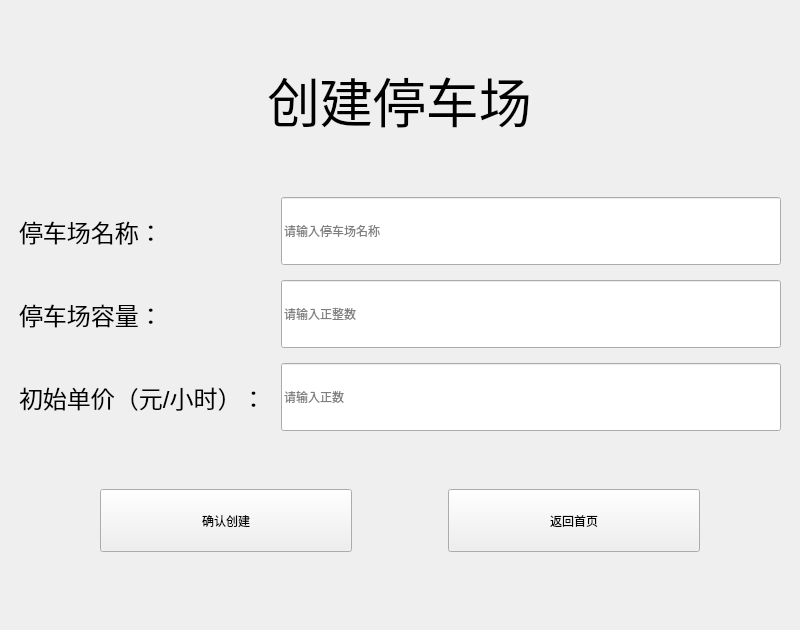
<?xml version="1.0" encoding="UTF-8"?>
<ui version="4.0">
 <class>MainWindow</class>
 <widget class="QMainWindow" name="MainWindow">
  <property name="geometry">
   <rect>
    <x>0</x>
    <y>0</y>
    <width>800</width>
    <height>630</height>
   </rect>
  </property>
  <property name="windowTitle">
   <string>停车场管理系统</string>
  </property>
  <widget class="QWidget" name="centralwidget">
   <layout class="QVBoxLayout" name="verticalLayout">
    <item>
     <widget class="QStackedWidget" name="stackedWidget">
      <property name="currentIndex">
       <number>1</number>
      </property>
      <widget class="QWidget" name="pageHome">
       <layout class="QVBoxLayout" name="verticalLayoutHome">
        <property name="spacing">
         <number>20</number>
        </property>
        <item>
         <spacer name="verticalSpacerTop">
          <property name="orientation">
           <enum>Qt::Orientation::Vertical</enum>
          </property>
          <property name="sizeHint" stdset="0">
           <size>
            <width>20</width>
            <height>60</height>
           </size>
          </property>
         </spacer>
        </item>
        <item alignment="Qt::AlignmentFlag::AlignHCenter">
         <widget class="QLabel" name="labelTitle">
          <property name="font">
           <font>
            <pointsize>50</pointsize>
           </font>
          </property>
          <property name="text">
           <string>停车场管理系统</string>
          </property>
         </widget>
        </item>
        <item>
         <spacer name="verticalSpacerMid">
          <property name="orientation">
           <enum>Qt::Orientation::Vertical</enum>
          </property>
          <property name="sizeHint" stdset="0">
           <size>
            <width>20</width>
            <height>15</height>
           </size>
          </property>
         </spacer>
        </item>
        <item alignment="Qt::AlignmentFlag::AlignHCenter">
         <widget class="QPushButton" name="btnCreatePark">
          <property name="minimumSize">
           <size>
            <width>336</width>
            <height>63</height>
           </size>
          </property>
          <property name="text">
           <string>创建停车场</string>
          </property>
         </widget>
        </item>
        <item alignment="Qt::AlignmentFlag::AlignHCenter">
         <widget class="QPushButton" name="btnImportPark">
          <property name="minimumSize">
           <size>
            <width>336</width>
            <height>63</height>
           </size>
          </property>
          <property name="text">
           <string>导入停车场</string>
          </property>
         </widget>
        </item>
        <item alignment="Qt::AlignmentFlag::AlignHCenter">
         <widget class="QPushButton" name="btnAbout">
          <property name="minimumSize">
           <size>
            <width>336</width>
            <height>63</height>
           </size>
          </property>
          <property name="text">
           <string>系统说明</string>
          </property>
         </widget>
        </item>
        <item alignment="Qt::AlignmentFlag::AlignHCenter">
         <widget class="QPushButton" name="btnExit">
          <property name="minimumSize">
           <size>
            <width>336</width>
            <height>63</height>
           </size>
          </property>
          <property name="text">
           <string>退出程序</string>
          </property>
         </widget>
        </item>
        <item>
         <spacer name="verticalSpacerBottom">
          <property name="orientation">
           <enum>Qt::Orientation::Vertical</enum>
          </property>
          <property name="sizeHint" stdset="0">
           <size>
            <width>20</width>
            <height>120</height>
           </size>
          </property>
         </spacer>
        </item>
       </layout>
      </widget>
      <widget class="QWidget" name="pageCreate">
       <layout class="QVBoxLayout" name="verticalLayoutCreate">
        <property name="spacing">
         <number>15</number>
        </property>
        <item>
         <spacer name="verticalSpacerCreateTop">
          <property name="orientation">
           <enum>Qt::Orientation::Vertical</enum>
          </property>
          <property name="sizeHint" stdset="0">
           <size>
            <width>20</width>
            <height>30</height>
           </size>
          </property>
         </spacer>
        </item>
        <item alignment="Qt::AlignmentFlag::AlignHCenter">
         <widget class="QLabel" name="labelCreateTitle">
          <property name="font">
           <font>
            <pointsize>40</pointsize>
           </font>
          </property>
          <property name="text">
           <string>创建停车场</string>
          </property>
         </widget>
        </item>
        <item>
         <spacer name="verticalSpacerCreateMid">
          <property name="orientation">
           <enum>Qt::Orientation::Vertical</enum>
          </property>
          <property name="sizeHint" stdset="0">
           <size>
            <width>20</width>
            <height>20</height>
           </size>
          </property>
         </spacer>
        </item>
        <item>
         <layout class="QHBoxLayout" name="layoutCreateInputs">
          <item>
           <spacer name="horizontalSpacerInputsLeft">
            <property name="orientation">
             <enum>Qt::Orientation::Horizontal</enum>
            </property>
            <property name="sizeHint" stdset="0">
             <size>
              <width>40</width>
              <height>20</height>
             </size>
            </property>
           </spacer>
          </item>
          <item>
           <layout class="QVBoxLayout" name="layoutLabels">
            <property name="spacing">
             <number>15</number>
            </property>
            <item alignment="Qt::AlignmentFlag::AlignLeft">
             <widget class="QLabel" name="labelParkName">
              <property name="font">
               <font>
                <pointsize>18</pointsize>
               </font>
              </property>
              <property name="text">
               <string>停车场名称：</string>
              </property>
             </widget>
            </item>
            <item alignment="Qt::AlignmentFlag::AlignLeft">
             <widget class="QLabel" name="labelCapacity">
              <property name="font">
               <font>
                <pointsize>18</pointsize>
               </font>
              </property>
              <property name="text">
               <string>停车场容量：</string>
              </property>
             </widget>
            </item>
            <item alignment="Qt::AlignmentFlag::AlignLeft">
             <widget class="QLabel" name="labelPrice">
              <property name="font">
               <font>
                <pointsize>18</pointsize>
               </font>
              </property>
              <property name="text">
               <string>初始单价（元/小时）：</string>
              </property>
             </widget>
            </item>
           </layout>
          </item>
          <item>
           <spacer name="horizontalSpacerBetweenLabelsInputs">
            <property name="orientation">
             <enum>Qt::Orientation::Horizontal</enum>
            </property>
            <property name="sizeHint" stdset="0">
             <size>
              <width>4</width>
              <height>20</height>
             </size>
            </property>
           </spacer>
          </item>
          <item>
           <layout class="QVBoxLayout" name="layoutInputs">
            <property name="spacing">
             <number>15</number>
            </property>
            <item alignment="Qt::AlignmentFlag::AlignRight">
             <widget class="QLineEdit" name="editParkName">
              <property name="minimumSize">
               <size>
                <width>500</width>
                <height>68</height>
               </size>
              </property>
              <property name="placeholderText">
               <string>请输入停车场名称</string>
              </property>
             </widget>
            </item>
            <item alignment="Qt::AlignmentFlag::AlignRight">
             <widget class="QLineEdit" name="editCapacity">
              <property name="minimumSize">
               <size>
                <width>500</width>
                <height>68</height>
               </size>
              </property>
              <property name="placeholderText">
               <string>请输入正整数</string>
              </property>
             </widget>
            </item>
            <item alignment="Qt::AlignmentFlag::AlignRight">
             <widget class="QLineEdit" name="editPrice">
              <property name="minimumSize">
               <size>
                <width>500</width>
                <height>68</height>
               </size>
              </property>
              <property name="placeholderText">
               <string>请输入正数</string>
              </property>
             </widget>
            </item>
           </layout>
          </item>
          <item>
           <spacer name="horizontalSpacerInputsRight">
            <property name="orientation">
             <enum>Qt::Orientation::Horizontal</enum>
            </property>
            <property name="sizeHint" stdset="0">
             <size>
              <width>40</width>
              <height>20</height>
             </size>
            </property>
           </spacer>
          </item>
         </layout>
        </item>
        <item>
         <spacer name="verticalSpacerCreateBtns">
          <property name="orientation">
           <enum>Qt::Orientation::Vertical</enum>
          </property>
          <property name="sizeHint" stdset="0">
           <size>
            <width>20</width>
            <height>20</height>
           </size>
          </property>
         </spacer>
        </item>
        <item>
         <layout class="QHBoxLayout" name="layoutCreateBtns">
          <item>
           <spacer name="horizontalSpacerCreateLeft">
            <property name="orientation">
             <enum>Qt::Orientation::Horizontal</enum>
            </property>
            <property name="sizeHint" stdset="0">
             <size>
              <width>40</width>
              <height>20</height>
             </size>
            </property>
           </spacer>
          </item>
          <item>
           <widget class="QPushButton" name="btnCreateConfirm">
            <property name="minimumSize">
             <size>
              <width>252</width>
              <height>63</height>
             </size>
            </property>
            <property name="text">
             <string>确认创建</string>
            </property>
           </widget>
          </item>
          <item>
           <spacer name="horizontalSpacerBetweenCreate">
            <property name="orientation">
             <enum>Qt::Orientation::Horizontal</enum>
            </property>
            <property name="sizeHint" stdset="0">
             <size>
              <width>20</width>
              <height>20</height>
             </size>
            </property>
           </spacer>
          </item>
          <item>
           <widget class="QPushButton" name="btnCreateBack">
            <property name="minimumSize">
             <size>
              <width>252</width>
              <height>63</height>
             </size>
            </property>
            <property name="text">
             <string>返回首页</string>
            </property>
           </widget>
          </item>
          <item>
           <spacer name="horizontalSpacerCreateRight">
            <property name="orientation">
             <enum>Qt::Orientation::Horizontal</enum>
            </property>
            <property name="sizeHint" stdset="0">
             <size>
              <width>40</width>
              <height>20</height>
             </size>
            </property>
           </spacer>
          </item>
         </layout>
        </item>
        <item>
         <spacer name="verticalSpacerCreateBottom">
          <property name="orientation">
           <enum>Qt::Orientation::Vertical</enum>
          </property>
          <property name="sizeHint" stdset="0">
           <size>
            <width>20</width>
            <height>60</height>
           </size>
          </property>
         </spacer>
        </item>
       </layout>
      </widget>
      <widget class="QWidget" name="pageAbout">
       <layout class="QVBoxLayout" name="verticalLayoutAbout">
        <item>
         <spacer name="verticalSpacerAboutTop">
          <property name="orientation">
           <enum>Qt::Orientation::Vertical</enum>
          </property>
          <property name="sizeHint" stdset="0">
           <size>
            <width>20</width>
            <height>20</height>
           </size>
          </property>
         </spacer>
        </item>
        <item alignment="Qt::AlignmentFlag::AlignHCenter">
         <widget class="QLabel" name="labelAboutTitle">
          <property name="font">
           <font>
            <pointsize>30</pointsize>
           </font>
          </property>
          <property name="text">
           <string>系统说明</string>
          </property>
         </widget>
        </item>
        <item>
         <spacer name="verticalSpacerAboutMid">
          <property name="orientation">
           <enum>Qt::Orientation::Vertical</enum>
          </property>
          <property name="sizeHint" stdset="0">
           <size>
            <width>20</width>
            <height>10</height>
           </size>
          </property>
         </spacer>
        </item>
        <item>
         <widget class="QTextEdit" name="textAbout">
          <property name="minimumSize">
           <size>
            <width>0</width>
            <height>400</height>
           </size>
          </property>
          <property name="font">
           <font>
            <pointsize>12</pointsize>
           </font>
          </property>
          <property name="readOnly">
           <bool>true</bool>
          </property>
          <property name="html">
           <string>&lt;!DOCTYPE HTML PUBLIC &quot;-//W3C//DTD HTML 4.0//EN&quot; &quot;http://www.w3.org/TR/REC-html40/strict.dtd&quot;&gt;
&lt;html&gt;&lt;head&gt;&lt;meta name=&quot;qrichtext&quot; content=&quot;1&quot; /&gt;&lt;meta charset=&quot;utf-8&quot; /&gt;&lt;style type=&quot;text/css&quot;&gt;
p, li { white-space: pre-wrap; }
hr { height: 1px; border-width: 0; }
li.unchecked::marker { content: &quot;\2610&quot;; }
li.checked::marker { content: &quot;\2612&quot;; }
&lt;/style&gt;&lt;/head&gt;&lt;body style=&quot; font-family:'Microsoft YaHei UI'; font-size:12pt; font-weight:400; font-style:normal;&quot;&gt;
&lt;h3 style=&quot; margin-top:14px; margin-bottom:12px; margin-left:0px; margin-right:0px; -qt-block-indent:0; text-indent:0px;&quot;&gt;&lt;span style=&quot; font-size:large; font-weight:700;&quot;&gt;停车场管理系统&lt;/span&gt;&lt;/h3&gt;
&lt;p style=&quot; margin-top:12px; margin-bottom:12px; margin-left:0px; margin-right:0px; -qt-block-indent:0; text-indent:0px;&quot;&gt;本系统使用 &lt;span style=&quot; font-weight:700;&quot;&gt;共享双栈（DualStack）&lt;/span&gt; 和 &lt;span style=&quot; font-weight:700;&quot;&gt;双向链表（DoublyLinkedList）&lt;/span&gt; 模拟停车场管理，支持创建、导入/导出、添加删除车辆、信息查询、修改单价和调试加时等操作。&lt;/p&gt;
&lt;hr /&gt;
&lt;h4 style=&quot; margin-top:12px; margin-bottom:12px; margin-left:0px; margin-right:0px; -qt-block-indent:0; text-indent:0px;&quot;&gt;&lt;span style=&quot; font-size:medium; font-weight:700;&quot;&gt;数据结构&lt;/span&gt;&lt;/h4&gt;
&lt;ul style=&quot;margin-top: 0px; margin-bottom: 0px; margin-left: 0px; margin-right: 0px; -qt-list-indent: 1;&quot;&gt;
&lt;li style=&quot; margin-top:12px; margin-bottom:0px; margin-left:0px; margin-right:0px; -qt-block-indent:0; text-indent:0px;&quot;&gt;&lt;span style=&quot; font-weight:700;&quot;&gt;共享双栈（DualStack）&lt;/span&gt;：两个栈共用同一线性空间，左栈用于停车场内车辆，右栈用于临时让路的车辆。&lt;/li&gt;
&lt;li style=&quot; margin-top:0px; margin-bottom:12px; margin-left:0px; margin-right:0px; -qt-block-indent:0; text-indent:0px;&quot;&gt;&lt;span style=&quot; font-weight:700;&quot;&gt;双向链表（DoublyLinkedList）&lt;/span&gt;：用于便道（大门外等待区）车辆的管理。&lt;/li&gt;&lt;/ul&gt;
&lt;h4 style=&quot; margin-top:12px; margin-bottom:12px; margin-left:0px; margin-right:0px; -qt-block-indent:0; text-indent:0px;&quot;&gt;&lt;span style=&quot; font-size:medium; font-weight:700;&quot;&gt;核心功能&lt;/span&gt;&lt;/h4&gt;
&lt;ul style=&quot;margin-top: 0px; margin-bottom: 0px; margin-left: 0px; margin-right: 0px; -qt-list-indent: 1;&quot;&gt;
&lt;li style=&quot; margin-top:12px; margin-bottom:0px; margin-left:0px; margin-right:0px; -qt-block-indent:0; text-indent:0px;&quot;&gt;&lt;span style=&quot; font-weight:700;&quot;&gt;创建停车场&lt;/span&gt;：设置停车场名称、总容量和每小时单价。&lt;/li&gt;
&lt;li style=&quot; margin-top:0px; margin-bottom:0px; margin-left:0px; margin-right:0px; -qt-block-indent:0; text-indent:0px;&quot;&gt;&lt;span style=&quot; font-weight:700;&quot;&gt;导入/导出&lt;/span&gt;：通过 JSON 文件导入导出停车场配置及所有车辆数据。&lt;/li&gt;
&lt;li style=&quot; margin-top:0px; margin-bottom:0px; margin-left:0px; margin-right:0px; -qt-block-indent:0; text-indent:0px;&quot;&gt;&lt;span style=&quot; font-weight:700;&quot;&gt;车辆入场&lt;/span&gt;：栈不满时入栈并记录入场时间，栈满时则进入便道等待。&lt;/li&gt;
&lt;li style=&quot; margin-top:0px; margin-bottom:0px; margin-left:0px; margin-right:0px; -qt-block-indent:0; text-indent:0px;&quot;&gt;&lt;span style=&quot; font-weight:700;&quot;&gt;车辆离场&lt;/span&gt;：栈内车辆离场时，后方车辆临时让路再恢复，便道首车自动补入；便道车辆直接离开不收费。&lt;/li&gt;
&lt;li style=&quot; margin-top:0px; margin-bottom:0px; margin-left:0px; margin-right:0px; -qt-block-indent:0; text-indent:0px;&quot;&gt;&lt;span style=&quot; font-weight:700;&quot;&gt;信息查询&lt;/span&gt;：在管理页面查看栈内和便道车辆列表，在详情页面查看每辆车的车牌、停车总时长和费用。&lt;/li&gt;
&lt;li style=&quot; margin-top:0px; margin-bottom:0px; margin-left:0px; margin-right:0px; -qt-block-indent:0; text-indent:0px;&quot;&gt;&lt;span style=&quot; font-weight:700;&quot;&gt;修改单价&lt;/span&gt;：在车辆详情页面随时调整每小时收费标准。&lt;/li&gt;
&lt;li style=&quot; margin-top:0px; margin-bottom:12px; margin-left:0px; margin-right:0px; -qt-block-indent:0; text-indent:0px;&quot;&gt;&lt;span style=&quot; font-weight:700;&quot;&gt;调试加时&lt;/span&gt;：可对在场所有车辆手动追加若干小时、分钟、秒的停车时间。&lt;/li&gt;&lt;/ul&gt;&lt;/body&gt;&lt;/html&gt;</string>
          </property>
         </widget>
        </item>
        <item alignment="Qt::AlignmentFlag::AlignRight">
         <widget class="QPushButton" name="btnAboutBack">
          <property name="minimumSize">
           <size>
            <width>100</width>
            <height>55</height>
           </size>
          </property>
          <property name="text">
           <string>返回首页</string>
          </property>
         </widget>
        </item>
        <item>
         <spacer name="verticalSpacerAboutBottom">
          <property name="orientation">
           <enum>Qt::Orientation::Vertical</enum>
          </property>
          <property name="sizeHint" stdset="0">
           <size>
            <width>20</width>
            <height>30</height>
           </size>
          </property>
         </spacer>
        </item>
       </layout>
      </widget>
      <widget class="QWidget" name="pageManage">
       <layout class="QVBoxLayout" name="verticalLayoutManage">
        <item>
         <layout class="QHBoxLayout" name="layoutManageToolbar">
          <item>
           <widget class="QLabel" name="labelParkNameDisplay">
            <property name="font">
             <font>
              <pointsize>20</pointsize>
              <bold>true</bold>
             </font>
            </property>
            <property name="text">
             <string>停车场</string>
            </property>
           </widget>
          </item>
          <item>
           <spacer name="horizontalSpacerToolbar">
            <property name="orientation">
             <enum>Qt::Orientation::Horizontal</enum>
            </property>
            <property name="sizeHint" stdset="0">
             <size>
              <width>40</width>
              <height>20</height>
             </size>
            </property>
           </spacer>
          </item>
          <item>
           <widget class="QPushButton" name="btnManageBack">
            <property name="minimumSize">
             <size>
              <width>110</width>
              <height>45</height>
             </size>
            </property>
            <property name="text">
             <string>返回首页</string>
            </property>
           </widget>
          </item>
          <item>
           <widget class="QPushButton" name="btnAddCar">
            <property name="minimumSize">
             <size>
              <width>110</width>
              <height>45</height>
             </size>
            </property>
            <property name="text">
             <string>添加车辆</string>
            </property>
           </widget>
          </item>
          <item>
           <widget class="QPushButton" name="btnRemoveCar">
            <property name="minimumSize">
             <size>
              <width>110</width>
              <height>45</height>
             </size>
            </property>
            <property name="text">
             <string>删除车辆</string>
            </property>
           </widget>
          </item>
          <item>
           <widget class="QPushButton" name="btnCarInfo">
            <property name="minimumSize">
             <size>
              <width>110</width>
              <height>45</height>
             </size>
            </property>
            <property name="text">
             <string>车辆信息</string>
            </property>
           </widget>
          </item>
          <item>
           <widget class="QPushButton" name="btnExportInfo">
            <property name="minimumSize">
             <size>
              <width>110</width>
              <height>45</height>
             </size>
            </property>
            <property name="text">
             <string>导出信息</string>
            </property>
           </widget>
          </item>
         </layout>
        </item>
        <item>
         <layout class="QHBoxLayout" name="layoutManageContent">
          <item>
           <widget class="QGroupBox" name="groupStack">
            <property name="font">
             <font>
              <pointsize>16</pointsize>
              <bold>true</bold>
             </font>
            </property>
            <property name="title">
             <string>停车场栈内车辆</string>
            </property>
            <layout class="QVBoxLayout" name="verticalLayoutGroupStack">
             <item>
              <widget class="QListWidget" name="listStack"/>
             </item>
             <item alignment="Qt::AlignmentFlag::AlignHCenter">
              <widget class="QLabel" name="labelStackStatus">
               <property name="font">
                <font>
                 <pointsize>14</pointsize>
                 <bold>true</bold>
                </font>
               </property>
               <property name="text">
                <string>容量: 0/0</string>
               </property>
              </widget>
             </item>
            </layout>
           </widget>
          </item>
          <item>
           <widget class="QGroupBox" name="groupList">
            <property name="font">
             <font>
              <pointsize>16</pointsize>
              <bold>true</bold>
             </font>
            </property>
            <property name="title">
             <string>便道等待车辆</string>
            </property>
            <layout class="QVBoxLayout" name="verticalLayoutGroupList">
             <item>
              <widget class="QListWidget" name="listWaiting"/>
             </item>
             <item alignment="Qt::AlignmentFlag::AlignHCenter">
              <widget class="QLabel" name="labelWaitingStatus">
               <property name="font">
                <font>
                 <pointsize>14</pointsize>
                 <bold>true</bold>
                </font>
               </property>
               <property name="text">
                <string>等待: 0</string>
               </property>
              </widget>
             </item>
            </layout>
           </widget>
          </item>
         </layout>
        </item>
       </layout>
      </widget>
      <widget class="QWidget" name="pageCarInfo">
       <layout class="QVBoxLayout" name="verticalLayoutCarInfo">
        <item>
         <spacer name="verticalSpacerCarInfoTop">
          <property name="orientation">
           <enum>Qt::Orientation::Vertical</enum>
          </property>
          <property name="sizeHint" stdset="0">
           <size>
            <width>20</width>
            <height>20</height>
           </size>
          </property>
         </spacer>
        </item>
        <item alignment="Qt::AlignmentFlag::AlignHCenter">
         <widget class="QLabel" name="labelCarInfoTitle">
          <property name="font">
           <font>
            <pointsize>36</pointsize>
           </font>
          </property>
          <property name="text">
           <string>车辆详细信息</string>
          </property>
         </widget>
        </item>
        <item>
         <spacer name="verticalSpacerCarInfoMid">
          <property name="orientation">
           <enum>Qt::Orientation::Vertical</enum>
          </property>
          <property name="sizeHint" stdset="0">
           <size>
            <width>20</width>
            <height>20</height>
           </size>
          </property>
         </spacer>
        </item>
        <item>
         <widget class="QTableWidget" name="tableCarInfo">
          <property name="minimumSize">
           <size>
            <width>0</width>
            <height>300</height>
           </size>
          </property>
          <property name="columnCount">
           <number>3</number>
          </property>
          <attribute name="horizontalHeaderDefaultSectionSize">
           <number>250</number>
          </attribute>
          <attribute name="horizontalHeaderStretchLastSection">
           <bool>true</bool>
          </attribute>
          <column>
           <property name="text">
            <string>车牌</string>
           </property>
          </column>
          <column>
           <property name="text">
            <string>停车总时长</string>
           </property>
          </column>
          <column>
           <property name="text">
            <string>费用</string>
           </property>
          </column>
         </widget>
        </item>
        <item>
         <spacer name="verticalSpacerCarInfoTime">
          <property name="orientation">
           <enum>Qt::Orientation::Vertical</enum>
          </property>
          <property name="sizeHint" stdset="0">
           <size>
            <width>20</width>
            <height>20</height>
           </size>
          </property>
         </spacer>
        </item>
        <item>
         <layout class="QVBoxLayout" name="verticalLayoutBottomArea">
          <property name="spacing">
           <number>6</number>
          </property>
          <item>
           <layout class="QHBoxLayout" name="layoutAddTimeRow">
            <property name="spacing">
             <number>0</number>
            </property>
            <item>
             <spacer name="horizontalSpacerAddTimeLeft">
              <property name="orientation">
               <enum>Qt::Orientation::Horizontal</enum>
              </property>
              <property name="sizeHint" stdset="0">
               <size>
                <width>40</width>
                <height>20</height>
               </size>
              </property>
             </spacer>
            </item>
            <item alignment="Qt::AlignmentFlag::AlignLeft">
             <widget class="QLabel" name="labelAddTime">
              <property name="font">
               <font>
                <pointsize>16</pointsize>
               </font>
              </property>
              <property name="text">
               <string>增加额外时间：</string>
              </property>
             </widget>
            </item>
            <item>
             <widget class="QSpinBox" name="spinAddHour">
              <property name="minimumSize">
               <size>
                <width>70</width>
                <height>40</height>
               </size>
              </property>
              <property name="maximum">
               <number>999</number>
              </property>
             </widget>
            </item>
            <item>
             <widget class="QLabel" name="labelHourUnit">
              <property name="font">
               <font>
                <pointsize>16</pointsize>
               </font>
              </property>
              <property name="text">
               <string>时</string>
              </property>
             </widget>
            </item>
            <item>
             <widget class="QSpinBox" name="spinAddMinute">
              <property name="minimumSize">
               <size>
                <width>70</width>
                <height>40</height>
               </size>
              </property>
              <property name="maximum">
               <number>59</number>
              </property>
             </widget>
            </item>
            <item>
             <widget class="QLabel" name="labelMinuteUnit">
              <property name="font">
               <font>
                <pointsize>16</pointsize>
               </font>
              </property>
              <property name="text">
               <string>分</string>
              </property>
             </widget>
            </item>
            <item>
             <widget class="QSpinBox" name="spinAddSecond">
              <property name="minimumSize">
               <size>
                <width>70</width>
                <height>40</height>
               </size>
              </property>
              <property name="maximum">
               <number>59</number>
              </property>
             </widget>
            </item>
            <item>
             <widget class="QLabel" name="labelSecondUnit">
              <property name="font">
               <font>
                <pointsize>16</pointsize>
               </font>
              </property>
              <property name="text">
               <string>秒</string>
              </property>
             </widget>
            </item>
            <item>
             <spacer name="horizontalSpacerAddTimeStretch">
              <property name="orientation">
               <enum>Qt::Orientation::Horizontal</enum>
              </property>
              <property name="sizeHint" stdset="0">
               <size>
                <width>40</width>
                <height>20</height>
               </size>
              </property>
             </spacer>
            </item>
            <item>
             <widget class="QPushButton" name="btnConfirmAddTime">
              <property name="minimumSize">
               <size>
                <width>100</width>
                <height>40</height>
               </size>
              </property>
              <property name="text">
               <string>确认增加</string>
              </property>
             </widget>
            </item>
            <item>
             <spacer name="horizontalSpacerAddTimeRight">
              <property name="orientation">
               <enum>Qt::Orientation::Horizontal</enum>
              </property>
              <property name="sizeHint" stdset="0">
               <size>
                <width>40</width>
                <height>20</height>
               </size>
              </property>
             </spacer>
            </item>
           </layout>
          </item>
          <item>
           <layout class="QHBoxLayout" name="layoutPriceRow">
            <property name="spacing">
             <number>0</number>
            </property>
            <item>
             <spacer name="horizontalSpacerPriceLeft">
              <property name="orientation">
               <enum>Qt::Orientation::Horizontal</enum>
              </property>
              <property name="sizeHint" stdset="0">
               <size>
                <width>40</width>
                <height>20</height>
               </size>
              </property>
             </spacer>
            </item>
            <item alignment="Qt::AlignmentFlag::AlignLeft">
             <widget class="QLabel" name="labelSetPrice">
              <property name="font">
               <font>
                <pointsize>16</pointsize>
               </font>
              </property>
              <property name="text">
               <string>单价：</string>
              </property>
             </widget>
            </item>
            <item>
             <widget class="QDoubleSpinBox" name="spinSetPrice">
              <property name="minimumSize">
               <size>
                <width>120</width>
                <height>40</height>
               </size>
              </property>
              <property name="decimals">
               <number>2</number>
              </property>
              <property name="maximum">
               <double>99999.000000000000000</double>
              </property>
              <property name="value">
               <double>1.000000000000000</double>
              </property>
             </widget>
            </item>
            <item>
             <widget class="QLabel" name="labelPriceUnit">
              <property name="font">
               <font>
                <pointsize>16</pointsize>
               </font>
              </property>
              <property name="text">
               <string>元/小时                  </string>
              </property>
             </widget>
            </item>
            <item>
             <spacer name="horizontalSpacerPriceStretch">
              <property name="orientation">
               <enum>Qt::Orientation::Horizontal</enum>
              </property>
              <property name="sizeHint" stdset="0">
               <size>
                <width>40</width>
                <height>20</height>
               </size>
              </property>
             </spacer>
            </item>
            <item>
             <widget class="QPushButton" name="btnSetPrice">
              <property name="minimumSize">
               <size>
                <width>100</width>
                <height>40</height>
               </size>
              </property>
              <property name="text">
               <string>确认修改</string>
              </property>
             </widget>
            </item>
            <item>
             <spacer name="horizontalSpacerPriceRight">
              <property name="orientation">
               <enum>Qt::Orientation::Horizontal</enum>
              </property>
              <property name="sizeHint" stdset="0">
               <size>
                <width>40</width>
                <height>20</height>
               </size>
              </property>
             </spacer>
            </item>
           </layout>
          </item>
          <item>
           <spacer name="verticalSpacerCarInfoBtnGap">
            <property name="orientation">
             <enum>Qt::Orientation::Vertical</enum>
            </property>
            <property name="sizeHint" stdset="0">
             <size>
              <width>20</width>
              <height>6</height>
             </size>
            </property>
           </spacer>
          </item>
          <item>
           <layout class="QHBoxLayout" name="layoutCarInfoBtns">
            <item>
             <spacer name="horizontalSpacerCarInfoLeft">
              <property name="orientation">
               <enum>Qt::Orientation::Horizontal</enum>
              </property>
              <property name="sizeHint" stdset="0">
               <size>
                <width>40</width>
                <height>20</height>
               </size>
              </property>
             </spacer>
            </item>
            <item>
             <widget class="QPushButton" name="btnRefreshCarInfo">
              <property name="minimumSize">
               <size>
                <width>252</width>
                <height>63</height>
               </size>
              </property>
              <property name="text">
               <string>刷新</string>
              </property>
             </widget>
            </item>
            <item>
             <spacer name="horizontalSpacerBetweenCarInfo">
              <property name="orientation">
               <enum>Qt::Orientation::Horizontal</enum>
              </property>
              <property name="sizeHint" stdset="0">
               <size>
                <width>20</width>
                <height>20</height>
               </size>
              </property>
             </spacer>
            </item>
            <item>
             <widget class="QPushButton" name="btnCarInfoBack">
              <property name="minimumSize">
               <size>
                <width>252</width>
                <height>63</height>
               </size>
              </property>
              <property name="text">
               <string>返回管理</string>
              </property>
             </widget>
            </item>
            <item>
             <spacer name="horizontalSpacerCarInfoRight">
              <property name="orientation">
               <enum>Qt::Orientation::Horizontal</enum>
              </property>
              <property name="sizeHint" stdset="0">
               <size>
                <width>40</width>
                <height>20</height>
               </size>
              </property>
             </spacer>
            </item>
           </layout>
          </item>
         </layout>
        </item>
        <item>
         <spacer name="verticalSpacerCarInfoBottom">
          <property name="orientation">
           <enum>Qt::Orientation::Vertical</enum>
          </property>
          <property name="sizeHint" stdset="0">
           <size>
            <width>20</width>
            <height>10</height>
           </size>
          </property>
         </spacer>
        </item>
        <item alignment="Qt::AlignmentFlag::AlignLeft">
         <widget class="QLabel" name="labelParkNameFooter">
          <property name="font">
           <font>
            <pointsize>12</pointsize>
           </font>
          </property>
          <property name="text">
           <string/>
          </property>
         </widget>
        </item>
       </layout>
      </widget>
     </widget>
    </item>
   </layout>
  </widget>
 </widget>
 <resources/>
 <connections/>
</ui>
